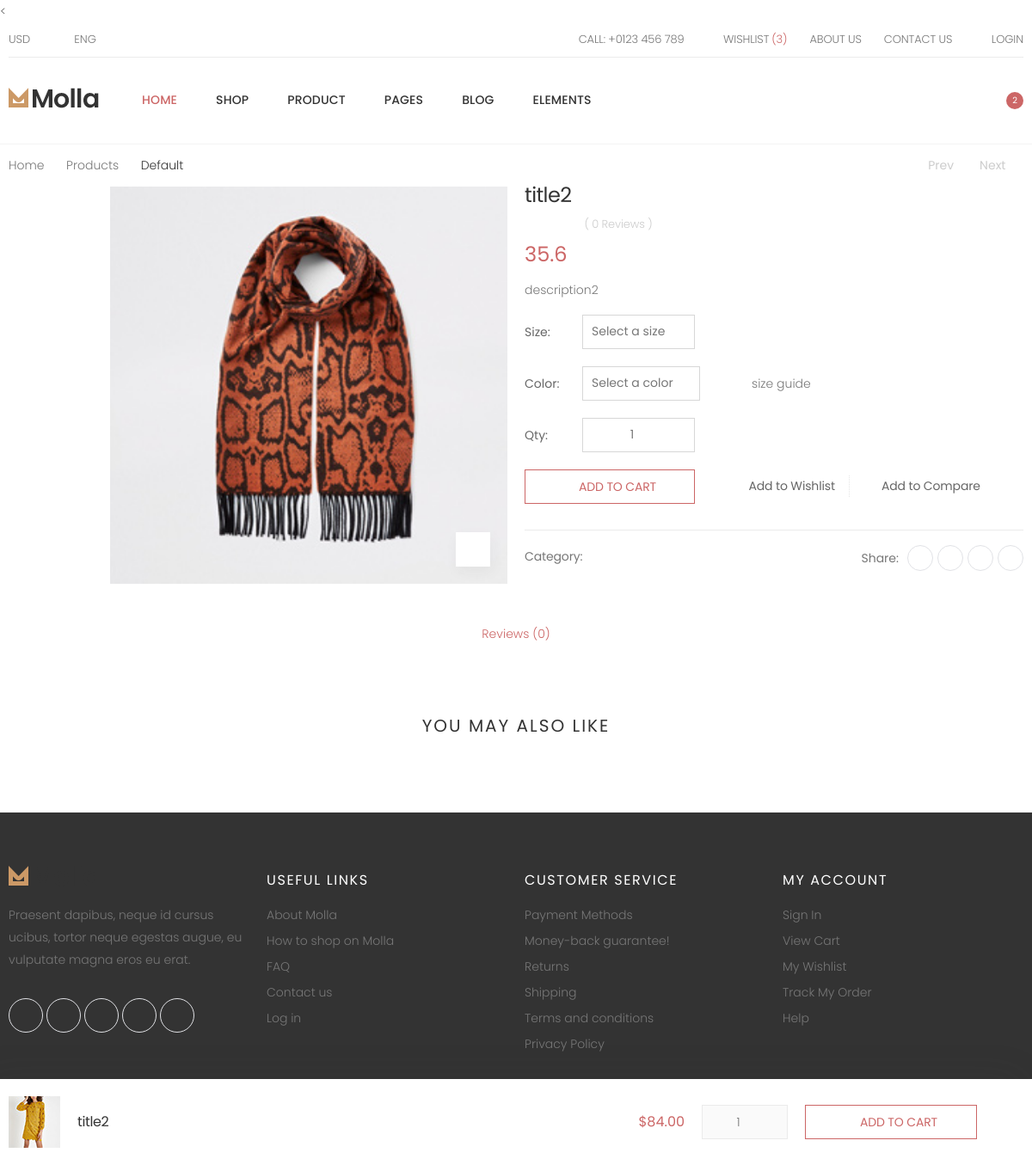
The app's page /product/2, older data.
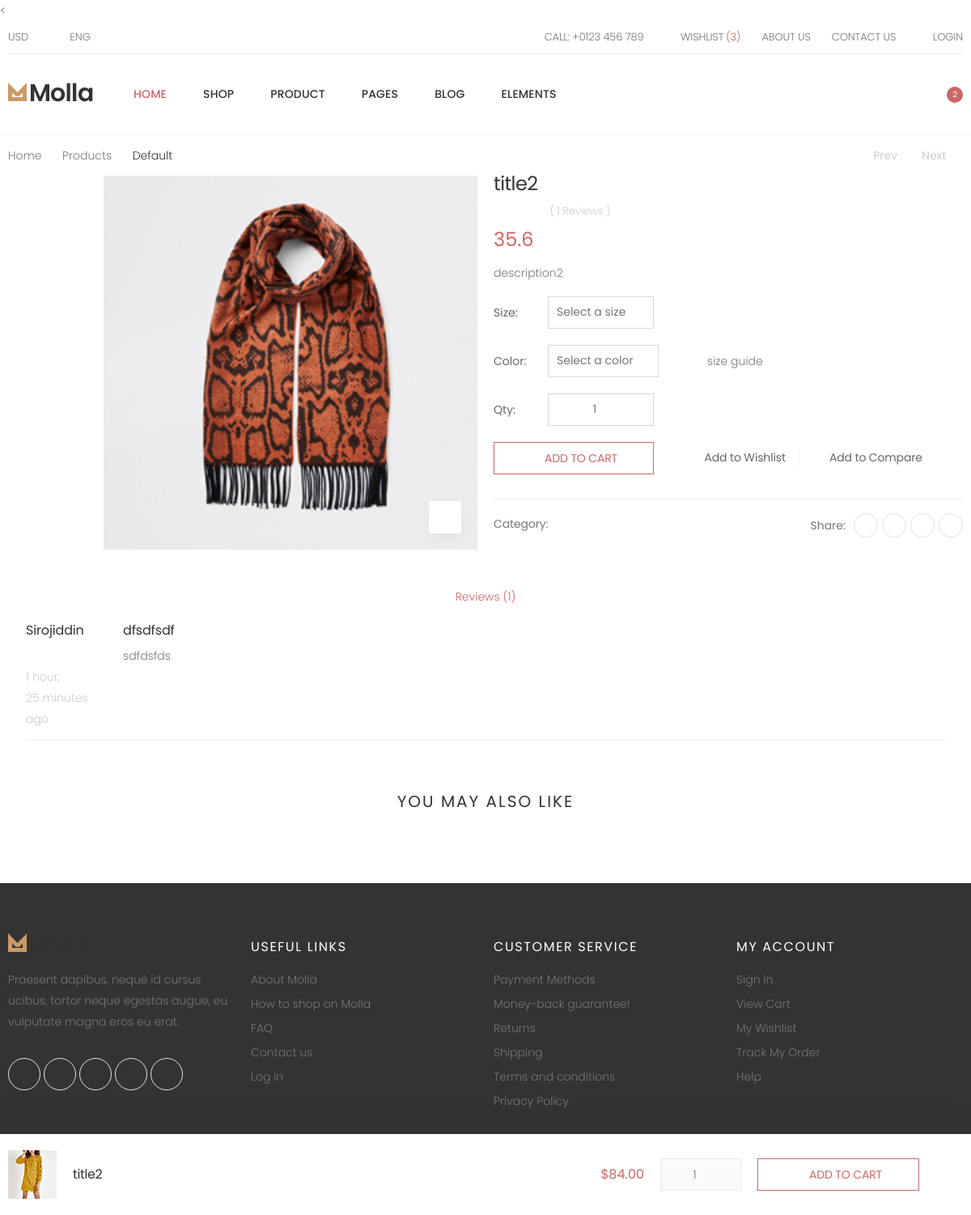
The same page, newer data.
### shop/models.py (models this page shows)
class Product(models.Model):
    title = models.CharField(max_length=255)
    img = models.ImageField(null=True)
    description = models.CharField(max_length=255, null=True, blank=True)
    quantity = models.IntegerField()
    price = models.FloatField()
    link = models.URLField(null=True, blank=True)
    categories = models.ManyToManyField(Category, blank=True)
    @property
    def rating(self):
        p = 0
        productratings = self.productratings.all()
        for productrating in productratings:
            p += productrating.rating
        return p / len(productratings) if p > 0 else 0
    @property
    def rating_percentage(self):
        return self.rating / 5 * 100
    @property
    def rating_count(self):
        return len(self.productratings.all())

class ProductRating(models.Model):
    product = models.ForeignKey(Product, on_delete=models.CASCADE, related_name="productratings", null=True)
    user = models.ForeignKey(UserModel, on_delete=models.CASCADE, related_name="productratings")
    title = models.CharField(max_length=255, null=True)
    description = models.CharField(max_length=255, null=True)
    rating = models.PositiveIntegerField()
    created_at = models.DateTimeField(default=timezone.now)
    class Meta:
        unique_together = ['product', 'user']

### shop/views.py (the view)
# urls.py: path('product/<int:pk>', product_detail, name='product_detail'),
def product_detail(request, pk):
    try:
        product = Product.objects.filter(pk=pk).get()
    except ObjectDoesNotExist:
        raise Http404()
    product_sizes = ProductSize.objects.filter(product=product).all()
    product_colors = ProductColor.objects.filter(product=product).all()
    product_photos = ProductPhoto.objects.filter(product=product).all()
    product_ratings = ProductRating.objects.filter(product=product).all()
    product_categories = Category.objects.filter(product=product).all()
    template = get_template('shop/product.html')
    r = template.render({'product': product, 'product_sizes': product_sizes, 'product_colors': product_colors,
                         'product_photos': product_photos, 'product_ratings': product_ratings, 'product_categories' : product_categories})
    return HttpResponse(r)

### shop/templates/shop/product.html (shortened to what the changed rows need)
<{% extends 'shop/base.html' %}
{% load static %}
{% block content %}
<body>
    <div class="page-wrapper">
        <main class="main">
            <div class="page-content">
                <div class="container">
                    <div class="product-details-top">
                        <div class="row">
                            <div class="col-md-6">
                                <div class="product-gallery product-gallery-vertical">
                                    <div class="row">
                                        <figure class="product-main-image">
                                            <img id="product-zoom" src="{{product.img.url}}" data-zoom-image="{{product.img.url}}" alt="product image">
                                            <a href="#" id="btn-product-gallery" class="btn-product-gallery">
                                                <i class="icon-arrows"></i>
                                            </a>
                                        </figure>
                                    </div>
                                </div>
                            </div>
                            <div class="col-md-6">
                                <div class="product-details">
                                    <h1 class="product-title">{{product.title}}</h1>
                                    <div class="ratings-container">
                                        <div class="ratings">
                                            <div class="ratings-val" style="width: {{product.rating_percentage}}%;"></div>
                                        </div>
                                        <a class="ratings-text" href="#product-review-link" id="review-link">( {{product.rating_count}} Reviews )</a>
                                    </div>
                                    <div class="product-price">
                                        {{product.price}}
                                    </div>
                                    <div class="product-content">
                                        <p>{{product.description}}</p>
                                    </div>
                                    <div class="details-filter-row details-row-size">
                                        <label>Size:</label>
                                        <div class="select-custom">
                                        </div>
                                    </div>
                                    <div class="details-filter-row details-row-size">
                                        <label for="size">Color:</label>
                                        <div class="select-custom">
                                        </div>
                                        <a href="#" class="size-guide"><i class="icon-th-list"></i>size guide</a>
                                    </div>
                                    <div class="details-filter-row details-row-size">
                                        <label for="qty">Qty:</label>
                                        <div class="product-details-quantity">
                                        </div>
                                    </div>
                                    <div class="product-details-action">
                                        <a href="#" class="btn-product btn-cart"><span>add to cart</span></a>
                                        <div class="details-action-wrapper">
                                        </div>
                                    </div>
                                    <div class="product-details-footer">
                                        <div class="product-cat">
                                        </div>
                                        <div class="social-icons social-icons-sm">
                                        </div>
                                    </div>
                                </div>
                            </div>
                        </div>
                    </div>
                    <div class="product-details-tab">
                            <div class="nav-item" align="center">
                                <a class="nav-link active" id="product-review-link" data-toggle="tab" href="#product-review-tab" role="tab" aria-controls="product-review-tab" aria-selected="false">Reviews ({{product.rating_count}})</a>
                            </div>
                            <div class="tab-pane fade active show" id="product-review-tab" role="tabpanel" aria-labelledby="product-review-link">
                                <div class="reviews">
                                    {% for product_rating in product_ratings %}
                                    <div class="review">
                                        <div class="row no-gutters">
                                            <div class="col-auto">
                                                <h4><a href="#">{{product_rating.user.first_name}}</a></h4>
                                                <div class="ratings-container">
                                                    <div class="ratings">
                                                        <div class="ratings-val" style="width: {{product_rating.rating_percentage}}%;"></div>
                                                    </div>
                                                </div>
                                                <span class="review-date">{{product_rating.created_at|timesince}} ago</span>
                                            </div>
                                            <div class="col">
                                                <h4>{{product_rating.title}}</h4>
                                                <div class="review-content">
                                                    <p>{{product_rating.description}}</p>
                                                </div>
                                            </div>
                                        </div>
                                    </div>
                                    {% endfor%}
                                </div>
                            </div>
                        </div>
                    </div>
                    <h2 class="title text-center mb-4">You May Also Like</h2>
                </div>
            </div>
    <div class="sticky-bar">
        <div class="container">
            <div class="row">
                <div class="col-6">
                    <h4 class="product-title"><a href="product.html">{{product.title}}</a></h4>
                </div>
            </div>
        </div>
    </div>
{% endblock %}

Row changes from the older to the newer data that the page shows:
computed for Product "title2": rating_count "0" → "1"
added ProductRating: user.first_name "Sirojiddin", created_at "1 hour, 25 minutes", title "dfsdfsdf", description "sdfdsfds"
